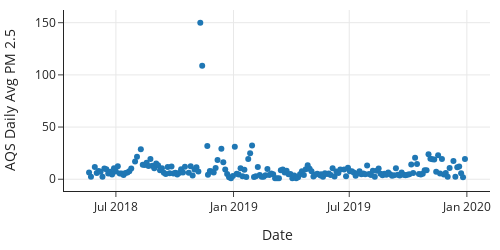

Source (notebook cell):
### Markdown cell above
Particulate matter is measured in micrograms per cubic meter of air (µg/m<sup>3</sup>). (There are 1 million micrograms in 1 gram, and 1 pound is equal to about 450 grams.) The [EPA has set a standard](https://www.epa.gov/naaqs/particulate-matter-pm-air-quality-standards) of 35 µg/m<sup>3</sup> for a daily average of  PM2.5 and 12 µg/m<sup>3</sup>  for an annual average. 
We can use this information to make a few basic checks on the PM2.5 measurements.
First, PM2.5 can't go below 0. Second, we can look for abnormally high PM2.5 values and see whether they correspond to major events like a wildfire.

One visual way to perform these checks is to plot the PM2.5 measurement against the date:

### Code cell
px.scatter(aqs, x='date_local', y='pm25',
           labels={'date_local':'Date', 'pm25':'AQS Daily Avg PM 2.5'},
          width=500, height=250)

### Figure 1 — Plotly figure (JSON) as saved in the notebook; plotly's stock layout.template omitted (floating-point values rounded to 4 significant figures; data arrays with more than 128 entries replaced by an {"elided": "..."} marker saying what was removed)
{"data": [{"hovertemplate": "Date=%{x}<br>AQS Daily Avg PM 2.5=%{y}<extra></extra>", "legendgroup": "", "marker": {"color": "#1F77B4", "symbol": "circle"}, "mode": "markers", "name": "", "orientation": "v", "showlegend": false, "type": "scatter", "x": {"elided": "189 str values"}, "xaxis": "x", "y": {"elided": "189 float values"}, "yaxis": "y"}], "layout": {"height": 250, "legend": {"tracegroupgap": 0}, "width": 500, "xaxis": {"anchor": "y", "autorange": true, "domain": [0, 1], "range": ["2018-04-10 19:12", "2020-02-06 04:48"], "title": {"text": "Date"}, "type": "date"}, "yaxis": {"anchor": "x", "autorange": true, "domain": [0, 1], "range": [-11.26, 162.2], "title": {"text": "AQS Daily Avg PM 2.5"}, "type": "linear"}}}
